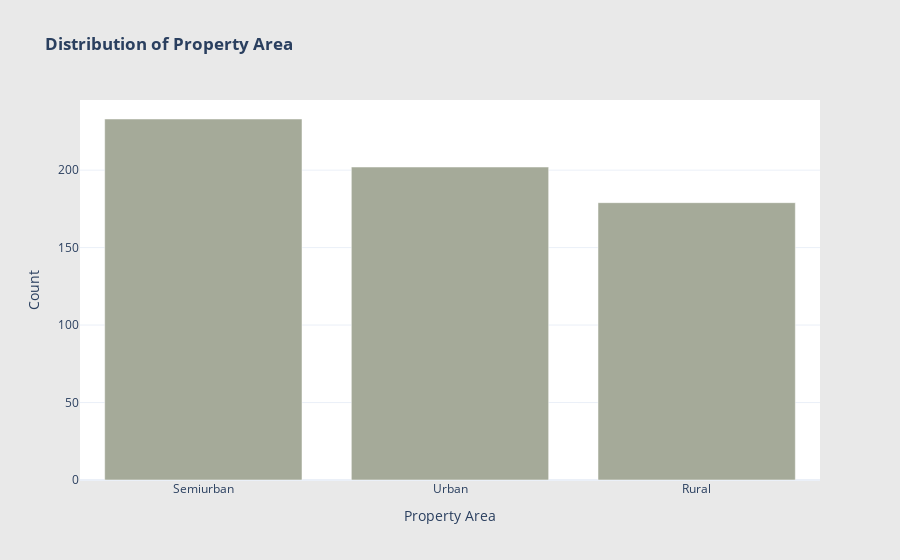

Notebook code cell kept with this figure:
### Markdown cell above
`Property_Area`

### Code cell
## Calculate the value counts of "Property_Area"
property_count = df["Property_Area"].value_counts()
print(property_count)
print("*"*50)
## Create a bar plot using Plotly
fig = px.bar(x=property_count.index, y=property_count.values, labels={"x": "Property Area", "y": "Count"},
                 title="<b>Distribution of Property Area", color_discrete_sequence=px.colors.qualitative.Bold_r)

## Customize the plot
fig.update_layout(
    paper_bgcolor="rgb(233,233,233)",
    plot_bgcolor="white",
)

## Show the plot
fig.show()

### Figure 1 — Plotly figure (JSON) as saved in the notebook; plotly's stock layout.template omitted (floating-point values rounded to 4 significant figures)
{"data": [{"alignmentgroup": "True", "hovertemplate": "Property Area=%{x}<br>Count=%{y}<extra></extra>", "legendgroup": "", "marker": {"color": "rgb(165, 170, 153)", "pattern": {"shape": ""}}, "name": "", "offsetgroup": "", "orientation": "v", "showlegend": false, "textposition": "auto", "type": "bar", "x": ["Semiurban", "Urban", "Rural"], "xaxis": "x", "y": [233, 202, 179], "yaxis": "y"}], "layout": {"barmode": "relative", "legend": {"tracegroupgap": 0}, "paper_bgcolor": "rgb(233,233,233)", "plot_bgcolor": "white", "title": {"text": "<b>Distribution of Property Area"}, "xaxis": {"anchor": "y", "domain": [0, 1], "title": {"text": "Property Area"}}, "yaxis": {"anchor": "x", "domain": [0, 1], "title": {"text": "Count"}}}}
